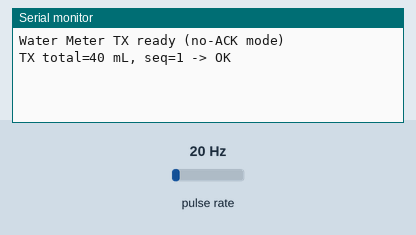
The sketch below on a simulated Arduino Uno, built with avr-gcc and run on an emulated ATmega328P. On the bench: the last lines printed to the serial monitor. Wiring (inferred from the names in the program): pulse sensor: data pin 2. The test bench sets the inputs (shaded band); at power-on: pulse rate 20 Hz. No radio packets arrive unless stated.

Above: at 1.2 s.
1.3 s: pulse rate (sensor on pin 2) set to 4 Hz
At 2.5 s:
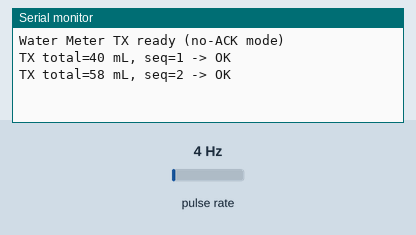
2.8 s: pulse rate (sensor on pin 2) set to 50 Hz
At 3.8 s:
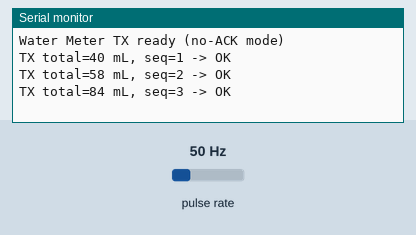

Measured:
- after the input at 1.3 s, the serial monitor: prints a new line after 0.70 s (image 1)
- after the input at 2.8 s, the serial monitor: prints a new line after 0.20 s (image 2)

The sketch:

sketch_nov4d.ino
```cpp
#include <SPI.h>
#include <RF24.h>

#define FLOW_PIN 2
#define CE_PIN   9
#define CSN_PIN 10

RF24 radio(CE_PIN, CSN_PIN);

const byte PIPE_WATER_TO_MEGA[6] = "H2M01";
const uint8_t RF_CHANNEL = 76;

struct __attribute__((packed)) FlowPkt {
  uint32_t ms;
  uint32_t total_mL;
  uint32_t seq;
  uint8_t  node_id;
};

volatile uint32_t pulses = 0;
volatile uint32_t lastPulseUs = 0;

void onPulse() {
  uint32_t now = micros();
  if (now - lastPulseUs > 800) { pulses++; lastPulseUs = now; }
}

void setup() {
  Serial.begin(115200);
  pinMode(FLOW_PIN, INPUT_PULLUP);
  attachInterrupt(digitalPinToInterrupt(FLOW_PIN), onPulse, FALLING);

  if (!radio.begin()) Serial.println(F("RF24 init failed"));
  radio.setChannel(RF_CHANNEL);
  radio.setDataRate(RF24_250KBPS);
  radio.setPALevel(RF24_PA_HIGH);

  // *** CHANGES: no-ACK transmit ***
  radio.setAutoAck(false);          // <— turn off ACK requirement (TX side only)
  radio.setRetries(0,0);            // <— no retries since no ACK
  radio.disableDynamicPayloads();   // match hub
  radio.setAddressWidth(5);
  radio.setCRCLength(RF24_CRC_16);

  radio.openWritingPipe(PIPE_WATER_TO_MEGA);
  radio.stopListening();

  Serial.println(F("Water Meter TX ready (no-ACK mode)"));
}

void loop() {
  static uint32_t seq = 0;
  static uint32_t lastSend = 0;
  uint32_t now = millis();
  if (now - lastSend < 1000) return;   // 1 Hz
  lastSend = now;

  const float ML_PER_PULSE = 2.0f;     // calibrate as needed
  uint32_t total_mL = (uint32_t)(pulses * ML_PER_PULSE + 0.5f);

  FlowPkt pkt{ now, total_mL, ++seq, 3 };

  bool ok = radio.write(&pkt, sizeof(pkt)); // will return 'true' without waiting for ACK
  Serial.print(F("TX total=")); Serial.print(pkt.total_mL);
  Serial.print(F(" mL, seq=")); Serial.print(pkt.seq);
  Serial.print(F(" -> ")); Serial.println(ok ? F("OK") : F("FAIL"));
}
```
